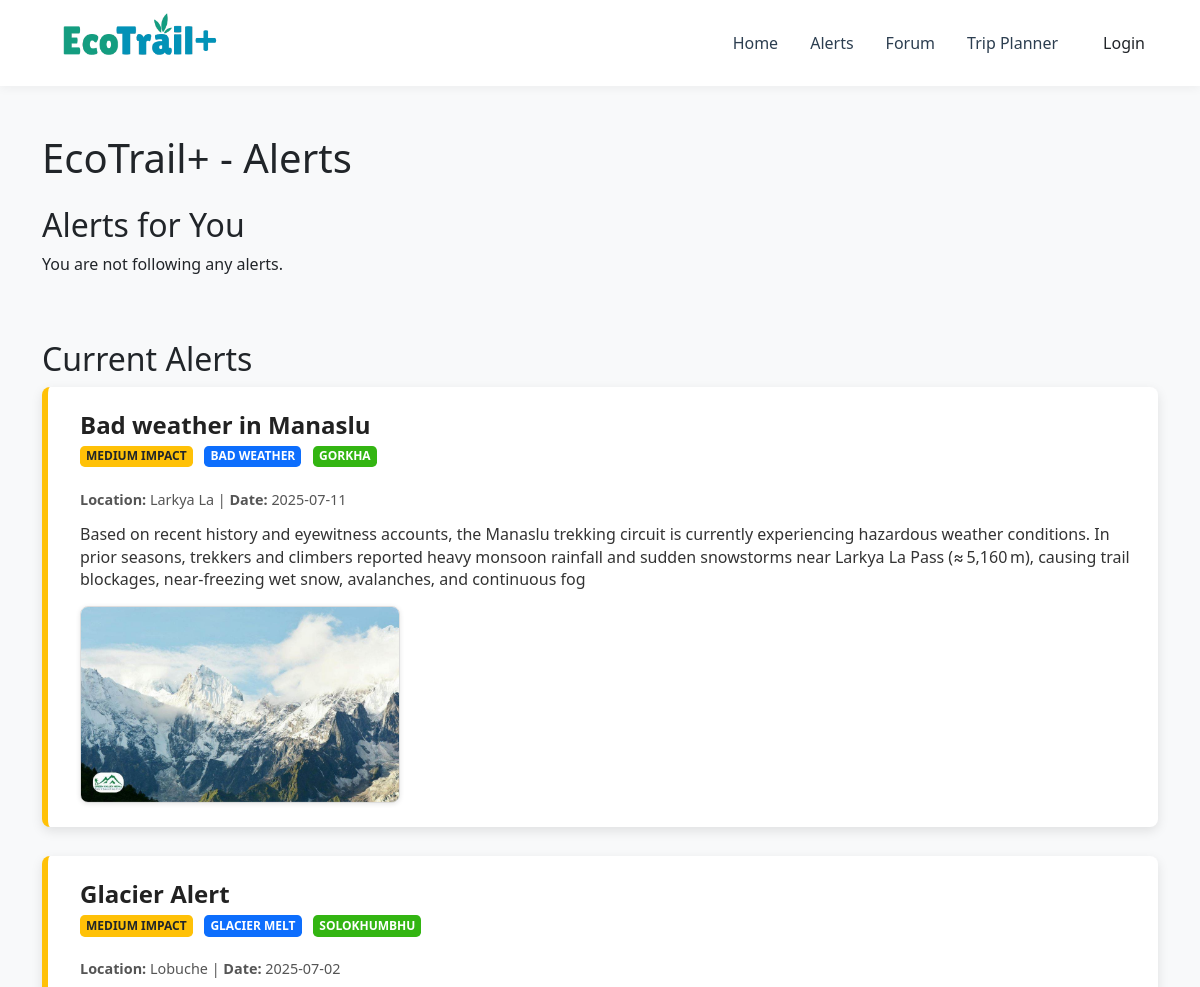
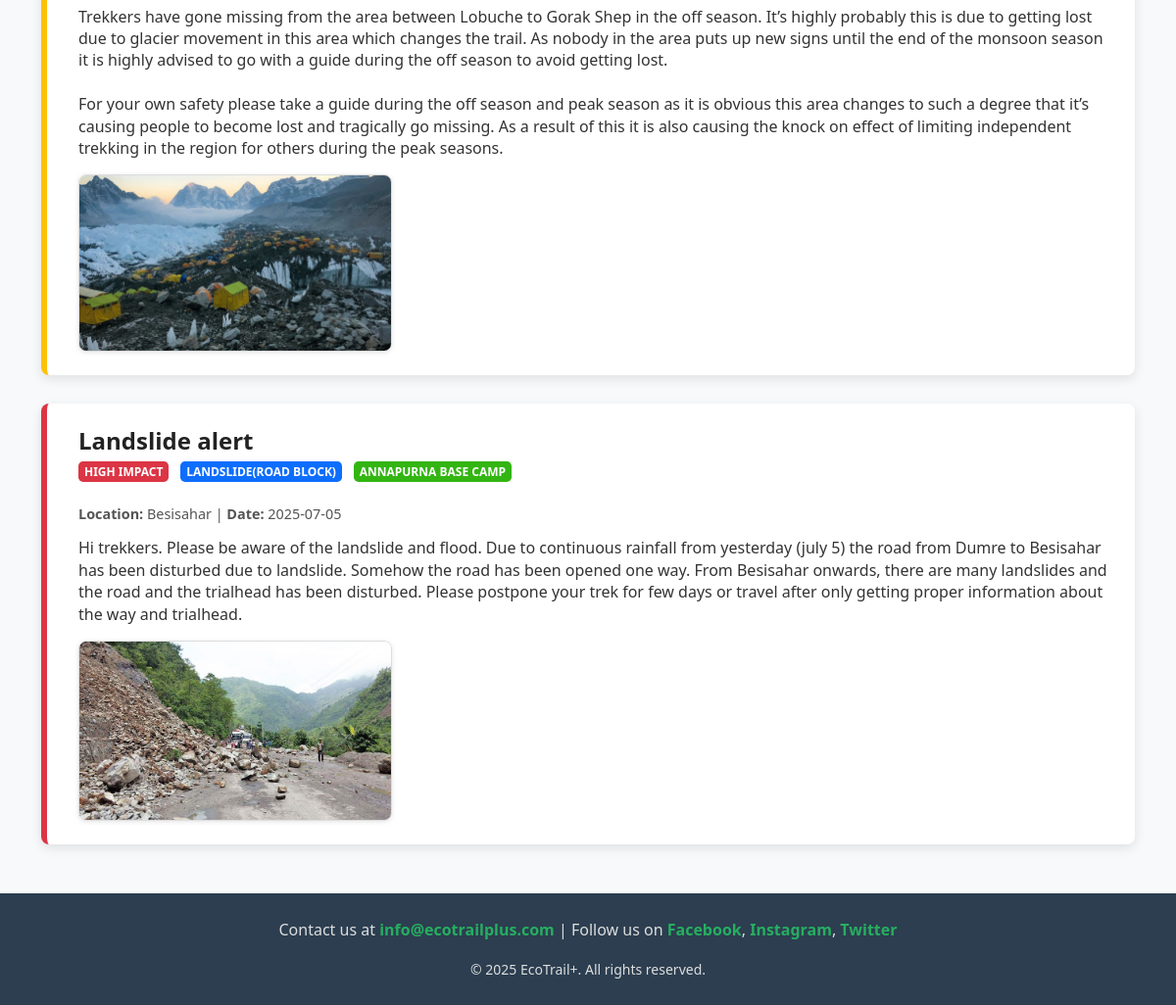
The page /contribute/alert.php on the database its author committed (2 pictures, top to bottom).
### tables this page shows
CREATE TABLE `alerts` (
  `id` int(11) NOT NULL,
  `title` varchar(255) NOT NULL,
  `description` text NOT NULL,
  `location` varchar(255) NOT NULL,
  `date` date NOT NULL,
  `severity` enum('LOW','MEDIUM','HIGH') NOT NULL,
  `type` varchar(100) NOT NULL,
  `status` enum('active','inactive') NOT NULL DEFAULT 'active',
  `alt_route` text DEFAULT NULL,
  `proof` varchar(255) DEFAULT NULL,
  `approved` enum('pending','approved','denied') NOT NULL DEFAULT 'pending',
  `place_id` varchar(255) DEFAULT NULL
);

CREATE TABLE `places` (
  `id` int(11) NOT NULL,
  `name` varchar(50) NOT NULL
);

### contribute/alert.php (the view, shortened to what this page needs)
<?php include '../header.php'; ?><?php
require_once "../classes/functions.php";
$DB = new Database();
$logged = false;
?>
<!DOCTYPE html>
<html lang="en">
<head>
  <link href="https://cdn.jsdelivr.net/npm/bootstrap@5.3.0/dist/css/bootstrap.min.css" rel="stylesheet" />
</head>
<body>
  <div class="container mt-5">
    <h1 class="mb-4">EcoTrail+ - Alerts</h1>
    <h2>Alerts for You</h2>
    <?php
    if ($logged && is_array($my_followed_alerts)) {
      foreach ($my_followed_alerts as $my_id) {
        $alert = $DB->read("SELECT * from alerts where id='$my_id' limit 1");
        if (is_array($alert)):
          $alert = $alert[0];
          $severity_class = strtolower($alert['severity']);
          ?>
          <div class="alert-card alert-<?= $severity_class ?>">
            <h4><?= htmlspecialchars($alert['title']) ?></h4>
            <p class="alert-meta">
              <span class="alert-severity <?= $severity_class ?>"><?= htmlspecialchars($alert['severity']) ?> Impact</span>
              <span class="alert-type"><?= htmlspecialchars($alert['type']) ?></span>
              <span class="alert-base"><?= ucwords(htmlspecialchars($alert['place_name'] ?? 'N/A')) ?></span>
              <br>
              <br>
              <strong>Location:</strong> <?= htmlspecialchars($alert['location']) ?> | <strong>Date:</strong>
              <?= htmlspecialchars($alert['date']) ?>
            </p>
            <p class="alert-description"><?= nl2br(htmlspecialchars($alert['description'])) ?></p>
            <?php if ($alert['alt_route']): ?>
              <p class="alt-route"><strong>Alternative Route:</strong> <?= nl2br(htmlspecialchars($alert['alt_route'])) ?></p>
            <?php endif; ?>
            <?php if ($alert['proof'] && file_exists($alert['proof'])): ?>
              <img src="<?= htmlspecialchars($alert['proof']) ?>" alt="Proof Image" class="proof-image" />
            <?php endif; ?>
          </div>
          <?php
        else:
          echo "No results found!";
        endif;
      }
    }else{
      echo "<p >You are not following any alerts.</p>";
    }
    ?>
    <br>
    <br>
    <h2>Current Alerts</h2>
    <?php
$alerts = $conn->query("SELECT alerts.*, places.name AS place_name FROM alerts LEFT JOIN places ON alerts.place_id = places.id WHERE alerts.approved = 'approved' ORDER BY alerts.id DESC");
    if ($alerts->num_rows > 0):
      while ($alert = $alerts->fetch_assoc()):
        $severity_class = strtolower($alert['severity']);
        ?>
        <div class="alert-card alert-<?= $severity_class ?>">
          <h4><?= htmlspecialchars($alert['title']) ?></h4>
          <p class="alert-meta">
            <span class="alert-severity <?= $severity_class ?>"><?= htmlspecialchars($alert['severity']) ?> Impact</span>
            <span class="alert-type"><?= htmlspecialchars($alert['type']) ?></span>
            <span class="alert-base"><?= ucwords(htmlspecialchars($alert['place_name'] ?? 'N/A')) ?></span>
            <br>
            <br>
            <strong>Location:</strong> <?= htmlspecialchars($alert['location']) ?> | <strong>Date:</strong>
            <?= htmlspecialchars($alert['date']) ?>
          </p>
          <p class="alert-description"><?= nl2br(htmlspecialchars($alert['description'])) ?></p>
          <?php if ($alert['proof'] && file_exists($alert['proof'])): ?>
            <img src="<?= htmlspecialchars($alert['proof']) ?>" alt="Proof Image" class="proof-image" />
          <?php endif; ?>
        </div>
        <?php
      endwhile;
    else:
      echo "<p>No alerts at the moment.</p>";
    endif;
    ?>
  </div>
</body>
</html>
<?php include '../footer.php'; ?>

### header.php (style rules this page uses)
body { font-family: 'Segoe UI', Tahoma, Geneva, Verdana, sans-serif; color: #2c3e50; }

### contribute/alert.php (style rules this page uses)
body { background: #f8f9fa; }
.alert-card { border-left: 6px solid; margin-bottom: 1.8rem; padding: 1.5rem 1.5rem 1.5rem 2rem; box-shadow: 0 4px 12px rgba(0, 0, 0, 0.1); border-radius: 0.5rem; background: #fff; cursor: pointer; transition: box-shadow 0.3s ease, transform 0.3s ease; }
.alert-high { border-color: #dc3545 !important; }
.alert-medium { border-color: #ffc107 !important; }
.alert-card h4 { font-weight: 600; margin-bottom: 0.3rem; color: #222; }
.alert-meta { font-size: 0.9rem; color: #555; margin-bottom: 0.8rem; }
.alert-severity, .alert-type, .alert-base { font-weight: 600; text-transform: uppercase; padding: 0.15em 0.5em; border-radius: 0.3rem; font-size: 0.75rem; display: inline-block; margin-right: 0.5rem; }
.alert-severity.high { background: #dc3545; color: white; }
.alert-severity.medium { background: #ffc107; color: #212529; }
.alert-type { background: #0d6efd; color: white; }
.alert-base { background: #33b512ff; color: white; }
.alert-description { color: #333; line-height: 1.4; margin-bottom: 1rem; }
.proof-image { max-width: 320px; max-height: 200px; object-fit: cover; border-radius: 0.5rem; border: 1px solid #ddd; box-shadow: 0 1px 5px rgba(0, 0, 0, 0.1); cursor: zoom-in; }

### rows shown on the page
alerts: title "Bad weather in Manaslu", severity "MEDIUM", type "BAD WEATHER", place.name "GORKHA", location "Larkya La", date "2025-07-11", description "Based on recent history and eyewitness accounts, the Manaslu trekking circuit is currently experiencing hazardous weather conditions. In prior seasons, trekkers and climbers reported heavy monsoon rainfall and sudden snowstorms near Larkya La Pass (≈ 5,160 m), causing trail blockages, near‑freezing wet snow, avalanches, and continuous fog", proof (picture)
alerts: title "Glacier Alert", severity "MEDIUM", type "GLACIER MELT", place.name "SOLOKHUMBHU", location "Lobuche", date "2025-07-02", description "Trekkers have gone missing from the area between Lobuche to Gorak Shep in the off season. It’s highly probably this is due to getting lost due to glacier movement in this area which changes the trail. As nobody in the area puts up new signs until the end of the monsoon season it is highly advised to go with a guide during the off season to avoid getting lost. For your own safety please take a guide during the off season and peak season as it is obvious this area changes to such a degree that it’s causing people to become lost and tragically go missing. As a result of this it is also causing the knock on effect of limiting independent trekking in the region for others during the peak seasons.", proof (picture)
alerts: title "Landslide alert", severity "HIGH", type "LANDSLIDE(ROAD BLOCK)", place.name "ANNAPURNA BASE CAMP", location "Besisahar", date "2025-07-05", description "Hi trekkers. Please be aware of the landslide and flood. Due to continuous rainfall from yesterday (july 5) the road from Dumre to Besisahar has been disturbed due to landslide. Somehow the road has been opened one way. From Besisahar onwards, there are many landslides and the road and the trialhead has been disturbed. Please postpone your trek for few days or travel after only getting proper information about the way and trialhead.", proof (picture)
